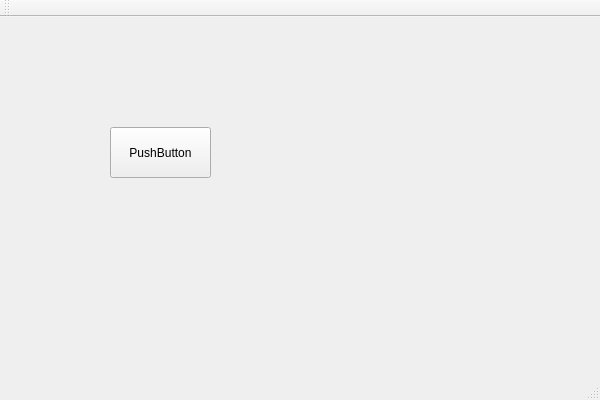
<?xml version="1.0" encoding="UTF-8"?>
<ui version="4.0">
 <class>MainWindowClass</class>
 <widget class="QMainWindow" name="MainWindowClass">
  <property name="geometry">
   <rect>
    <x>0</x>
    <y>0</y>
    <width>600</width>
    <height>400</height>
   </rect>
  </property>
  <property name="windowTitle">
   <string>MainWindow</string>
  </property>
  <widget class="QWidget" name="centralWidget">
   <widget class="QPushButton" name="pushButton">
    <property name="geometry">
     <rect>
      <x>110</x>
      <y>110</y>
      <width>101</width>
      <height>51</height>
     </rect>
    </property>
    <property name="text">
     <string>PushButton</string>
    </property>
   </widget>
  </widget>
  <widget class="QMenuBar" name="menuBar">
   <property name="geometry">
    <rect>
     <x>0</x>
     <y>0</y>
     <width>600</width>
     <height>23</height>
    </rect>
   </property>
  </widget>
  <widget class="QToolBar" name="mainToolBar">
   <attribute name="toolBarArea">
    <enum>TopToolBarArea</enum>
   </attribute>
   <attribute name="toolBarBreak">
    <bool>false</bool>
   </attribute>
  </widget>
  <widget class="QStatusBar" name="statusBar"/>
 </widget>
 <layoutdefault spacing="6" margin="11"/>
 <resources>
  <include location="MainWindow.qrc"/>
 </resources>
 <connections/>
</ui>
